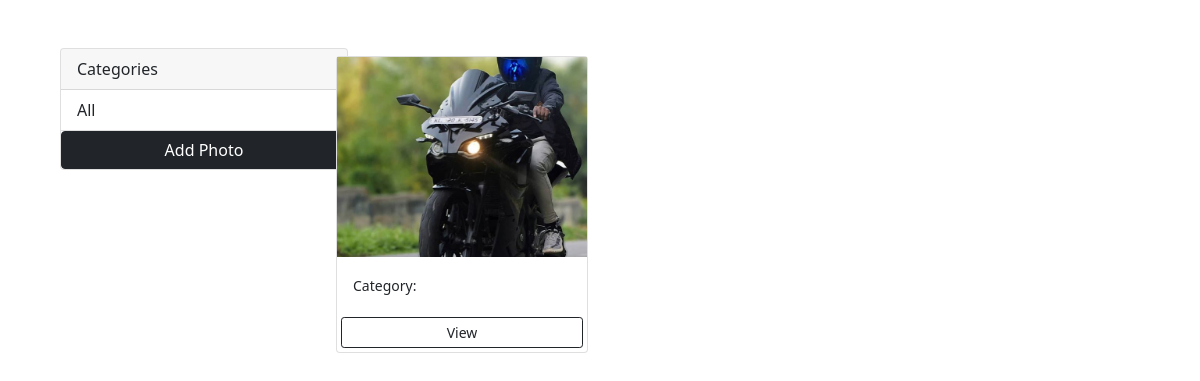
The app's page /, older data.
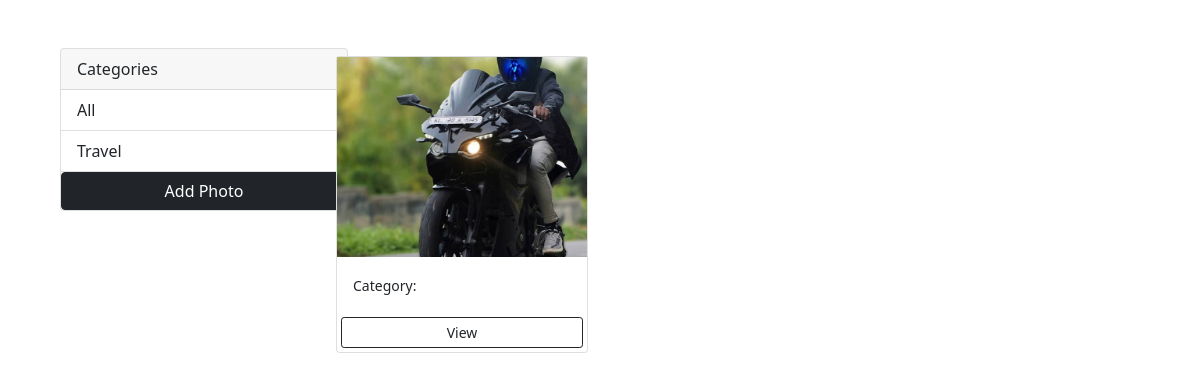
The same page, newer data.
### photos/models.py (models this page shows, shortened)
class Photo(models.Model):
    category = models.ForeignKey(Category, on_delete=models.SET_NULL, null=True, blank=True)
    image = models.ImageField(null=False, blank=False)
    description = models.TextField()

class Category(models.Model):
    name = models.CharField(max_length=100, null=False, blank=False)

### photos/views.py (the view)
# urls.py: path('', views.gallery, name='gallery'),
def gallery(request):
    categories = Category.objects.all()
    photos = Photo.objects.all()
    context = {'categories': categories, 'photos':photos}
    return render(request, 'photos/gallery.html', context)

### photos/templates/photos/gallery.html (shortened to what this page needs)
<!DOCTYPE html>
<html lang="en">
<head>
    <link href="https://cdn.jsdelivr.net/npm/bootstrap@5.0.2/dist/css/bootstrap.min.css" rel="stylesheet">
</head>
<body class="m-5">
    <div class="container">
        <div class="row">
            <div class="col-md-3">
                <div class="card" style="width: 18rem;">
                    <div class="card-header">
                      Categories
                    </div>
                    <ul class="list-group list-group-flush">
                      <li class="list-group-item">All</li>
                      {% for category in categories%}
                      <li class="list-group-item">{{category.name}}</li>
                      {% endfor %}
                      <a href="{% url 'add'%}" class="btn btn-dark btn-block">Add Photo</a></li>
                    </ul>
                </div>
            </div>
            <div class="col-md-9">
                <div class="row">
                    {% for photo in photos %}
                    <div class="col-md-4">
                        <div class="card my-2">
                            <img class="image-thumbnail" src="{{ photo.image.url }}" class="card-img-top" alt="...">
                            <div class="card-body">
                              <small>Category: {{ photo.category.name}}</small>
                            </div>
                            <a href="{% url 'photo' photo.id %}" class="btn btn-outline-dark btn-sm m-1">View</a>
                        </div>
                    </div>
                    {% empty %}
                    <h3> No photos... </h3>
                    {% endfor %}
                </div>
            </div>
        </div>
    </div>
</body>
</html>

Row changes from the older to the newer data that the page shows:
added Category: name "Travel"
